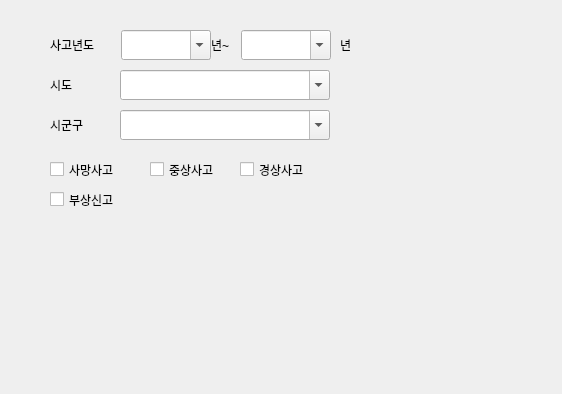
<?xml version="1.0" encoding="UTF-8"?>
<ui version="4.0">
 <class>Dialog</class>
 <widget class="QDialog" name="Dialog">
  <property name="geometry">
   <rect>
    <x>0</x>
    <y>0</y>
    <width>562</width>
    <height>394</height>
   </rect>
  </property>
  <property name="windowTitle">
   <string>Dialog</string>
  </property>
  <widget class="QLabel" name="label_2">
   <property name="geometry">
    <rect>
     <x>211</x>
     <y>30</y>
     <width>51</width>
     <height>30</height>
    </rect>
   </property>
   <property name="text">
    <string>년~</string>
   </property>
  </widget>
  <widget class="QLabel" name="label">
   <property name="geometry">
    <rect>
     <x>50</x>
     <y>30</y>
     <width>71</width>
     <height>30</height>
    </rect>
   </property>
   <property name="text">
    <string>사고년도</string>
   </property>
  </widget>
  <widget class="QComboBox" name="startYear">
   <property name="geometry">
    <rect>
     <x>121</x>
     <y>30</y>
     <width>90</width>
     <height>30</height>
    </rect>
   </property>
   <property name="editable">
    <bool>true</bool>
   </property>
   <property name="currentIndex">
    <number>-1</number>
   </property>
   <property name="maxCount">
    <number>20</number>
   </property>
   <property name="insertPolicy">
    <enum>QComboBox::InsertAlphabetically</enum>
   </property>
  </widget>
  <widget class="QLabel" name="label_3">
   <property name="geometry">
    <rect>
     <x>340</x>
     <y>30</y>
     <width>51</width>
     <height>30</height>
    </rect>
   </property>
   <property name="text">
    <string>년</string>
   </property>
  </widget>
  <widget class="QLabel" name="label_4">
   <property name="geometry">
    <rect>
     <x>50</x>
     <y>70</y>
     <width>71</width>
     <height>30</height>
    </rect>
   </property>
   <property name="text">
    <string>시도</string>
   </property>
  </widget>
  <widget class="QComboBox" name="sido">
   <property name="geometry">
    <rect>
     <x>120</x>
     <y>70</y>
     <width>210</width>
     <height>30</height>
    </rect>
   </property>
   <property name="editable">
    <bool>true</bool>
   </property>
   <property name="maxCount">
    <number>30</number>
   </property>
   <property name="insertPolicy">
    <enum>QComboBox::InsertAlphabetically</enum>
   </property>
  </widget>
  <widget class="QComboBox" name="sigungu">
   <property name="geometry">
    <rect>
     <x>120</x>
     <y>110</y>
     <width>210</width>
     <height>30</height>
    </rect>
   </property>
   <property name="editable">
    <bool>true</bool>
   </property>
   <property name="maxCount">
    <number>30</number>
   </property>
   <property name="insertPolicy">
    <enum>QComboBox::InsertAlphabetically</enum>
   </property>
  </widget>
  <widget class="QLabel" name="label_5">
   <property name="geometry">
    <rect>
     <x>50</x>
     <y>110</y>
     <width>71</width>
     <height>30</height>
    </rect>
   </property>
   <property name="text">
    <string>시군구</string>
   </property>
  </widget>
  <widget class="QCheckBox" name="fatal_accident">
   <property name="geometry">
    <rect>
     <x>50</x>
     <y>160</y>
     <width>96</width>
     <height>19</height>
    </rect>
   </property>
   <property name="text">
    <string>사망사고</string>
   </property>
  </widget>
  <widget class="QCheckBox" name="serious_injury">
   <property name="geometry">
    <rect>
     <x>150</x>
     <y>160</y>
     <width>96</width>
     <height>19</height>
    </rect>
   </property>
   <property name="text">
    <string>중상사고</string>
   </property>
  </widget>
  <widget class="QCheckBox" name="slignt_injury">
   <property name="geometry">
    <rect>
     <x>240</x>
     <y>160</y>
     <width>96</width>
     <height>19</height>
    </rect>
   </property>
   <property name="text">
    <string>경상사고</string>
   </property>
  </widget>
  <widget class="QCheckBox" name="injury_report">
   <property name="geometry">
    <rect>
     <x>50</x>
     <y>190</y>
     <width>96</width>
     <height>19</height>
    </rect>
   </property>
   <property name="text">
    <string>부상신고</string>
   </property>
  </widget>
  <widget class="QComboBox" name="endYear">
   <property name="geometry">
    <rect>
     <x>241</x>
     <y>30</y>
     <width>90</width>
     <height>30</height>
    </rect>
   </property>
   <property name="editable">
    <bool>true</bool>
   </property>
   <property name="maxCount">
    <number>3</number>
   </property>
   <property name="insertPolicy">
    <enum>QComboBox::InsertAlphabetically</enum>
   </property>
  </widget>
 </widget>
 <resources/>
 <connections/>
</ui>
